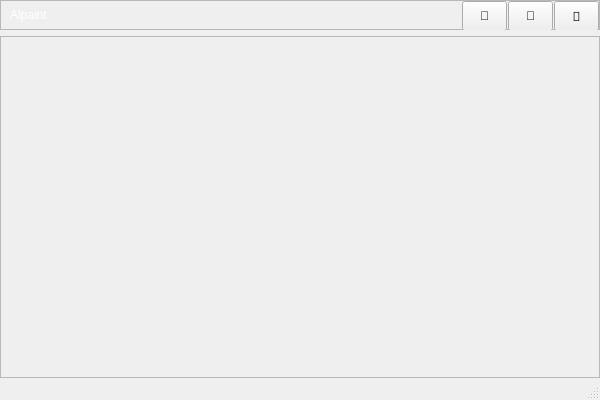
<?xml version="1.0" encoding="UTF-8"?>
<ui version="4.0">
 <class>AlpaintClass</class>
 <widget class="QMainWindow" name="AlpaintClass">
  <property name="geometry">
   <rect>
    <x>0</x>
    <y>0</y>
    <width>600</width>
    <height>400</height>
   </rect>
  </property>
  <property name="minimumSize">
   <size>
    <width>600</width>
    <height>400</height>
   </size>
  </property>
  <property name="windowTitle">
   <string>Alpaint</string>
  </property>
  <widget class="QWidget" name="centralWidget">
   <layout class="QVBoxLayout" name="verticalLayout">
    <property name="leftMargin">
     <number>0</number>
    </property>
    <property name="topMargin">
     <number>0</number>
    </property>
    <property name="rightMargin">
     <number>0</number>
    </property>
    <property name="bottomMargin">
     <number>0</number>
    </property>
    <item>
     <widget class="QFrame" name="titleBar">
      <property name="minimumSize">
       <size>
        <width>0</width>
        <height>0</height>
       </size>
      </property>
      <property name="maximumSize">
       <size>
        <width>16777215</width>
        <height>30</height>
       </size>
      </property>
      <property name="frameShape">
       <enum>QFrame::StyledPanel</enum>
      </property>
      <property name="frameShadow">
       <enum>QFrame::Raised</enum>
      </property>
      <layout class="QHBoxLayout" name="horizontalLayout">
       <property name="spacing">
        <number>1</number>
       </property>
       <property name="leftMargin">
        <number>9</number>
       </property>
       <property name="topMargin">
        <number>0</number>
       </property>
       <property name="rightMargin">
        <number>0</number>
       </property>
       <property name="bottomMargin">
        <number>0</number>
       </property>
       <item>
        <widget class="QLabel" name="titleLabel">
         <property name="sizePolicy">
          <sizepolicy hsizetype="Fixed" vsizetype="Fixed">
           <horstretch>0</horstretch>
           <verstretch>0</verstretch>
          </sizepolicy>
         </property>
         <property name="styleSheet">
          <string notr="true">color:white;</string>
         </property>
         <property name="text">
          <string>Alpaint</string>
         </property>
        </widget>
       </item>
       <item>
        <spacer name="horizontalSpacer">
         <property name="orientation">
          <enum>Qt::Horizontal</enum>
         </property>
         <property name="sizeHint" stdset="0">
          <size>
           <width>40</width>
           <height>20</height>
          </size>
         </property>
        </spacer>
       </item>
       <item>
        <widget class="QToolButton" name="minimizeButton">
         <property name="minimumSize">
          <size>
           <width>45</width>
           <height>30</height>
          </size>
         </property>
         <property name="maximumSize">
          <size>
           <width>30</width>
           <height>16777215</height>
          </size>
         </property>
         <property name="styleSheet">
          <string notr="true">QToolButton
{
	border: 0px;
	color: white;
}

QToolButton:hover
{
	background-color: rgb(229, 229, 229);
	color: black;
}r</string>
         </property>
         <property name="text">
          <string></string>
         </property>
        </widget>
       </item>
       <item>
        <widget class="QToolButton" name="resizeButton">
         <property name="minimumSize">
          <size>
           <width>45</width>
           <height>30</height>
          </size>
         </property>
         <property name="maximumSize">
          <size>
           <width>45</width>
           <height>30</height>
          </size>
         </property>
         <property name="styleSheet">
          <string notr="true">QToolButton
{
	border: 0px;
	color: white;
}

QToolButton:hover
{
	background-color: rgb(229, 229, 229);
	color: black;
}r</string>
         </property>
         <property name="text">
          <string></string>
         </property>
        </widget>
       </item>
       <item>
        <widget class="QToolButton" name="closeButton">
         <property name="minimumSize">
          <size>
           <width>45</width>
           <height>30</height>
          </size>
         </property>
         <property name="maximumSize">
          <size>
           <width>45</width>
           <height>30</height>
          </size>
         </property>
         <property name="font">
          <font>
           <family>Segoe MDL2 Assets</family>
           <pointsize>10</pointsize>
          </font>
         </property>
         <property name="styleSheet">
          <string notr="true">QToolButton
{
	border: 0px;
	color: white;
}

QToolButton:hover
{
	background-color: rgb(232, 17, 35);
}r</string>
         </property>
         <property name="text">
          <string></string>
         </property>
        </widget>
       </item>
      </layout>
     </widget>
    </item>
    <item>
     <widget class="Canvas" name="canvas">
      <property name="sizePolicy">
       <sizepolicy hsizetype="Expanding" vsizetype="Expanding">
        <horstretch>0</horstretch>
        <verstretch>0</verstretch>
       </sizepolicy>
      </property>
      <property name="frameShape">
       <enum>QFrame::StyledPanel</enum>
      </property>
      <property name="frameShadow">
       <enum>QFrame::Raised</enum>
      </property>
     </widget>
    </item>
   </layout>
  </widget>
  <widget class="QStatusBar" name="statusBar"/>
 </widget>
 <layoutdefault spacing="6" margin="11"/>
 <customwidgets>
  <customwidget>
   <class>Canvas</class>
   <extends>QFrame</extends>
   <header>canvas/Canvas.h</header>
   <container>1</container>
  </customwidget>
 </customwidgets>
 <resources>
  <include location="Alpaint.qrc"/>
 </resources>
 <connections/>
</ui>
